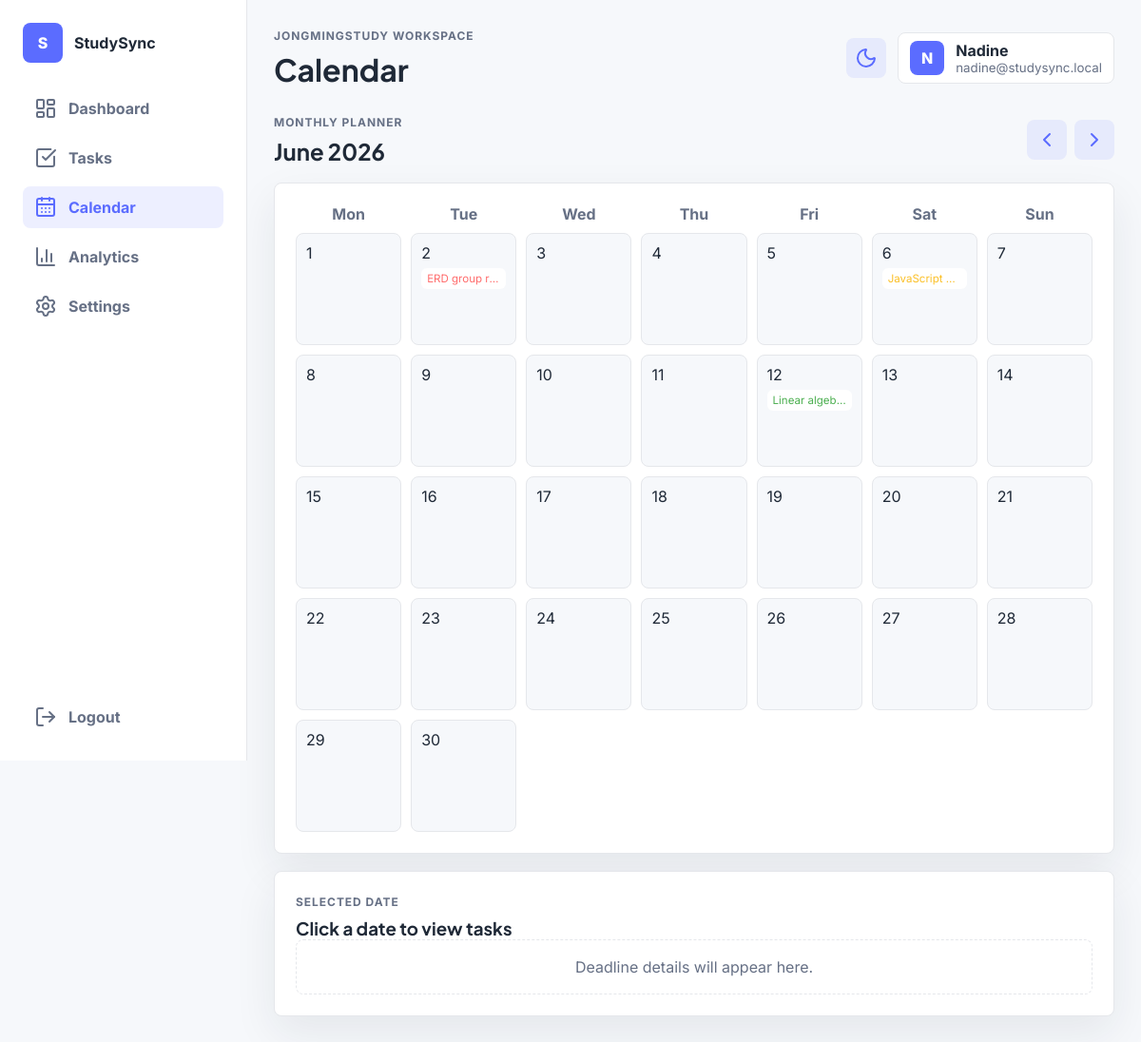
/calendar.php?month=6&year=2026 (signed in), run on the app's committed database.
### tables this page shows
CREATE TABLE users (
    id INT AUTO_INCREMENT PRIMARY KEY,
    name VARCHAR(50) NOT NULL UNIQUE,
    email VARCHAR(100) NOT NULL UNIQUE,
    password VARCHAR(100) NOT NULL,
    avatar_color VARCHAR(20) NOT NULL,
    created_at TIMESTAMP DEFAULT CURRENT_TIMESTAMP
);

CREATE TABLE tasks (
    id INT AUTO_INCREMENT PRIMARY KEY,
    user_id INT NOT NULL,
    category_id INT NOT NULL,
    title VARCHAR(150) NOT NULL,
    description TEXT,
    priority ENUM('Low', 'Medium', 'High') NOT NULL DEFAULT 'Medium',
    deadline DATE NOT NULL,
    progress INT NOT NULL DEFAULT 0,
    status ENUM('Not Started', 'In Progress', 'Completed', 'Overdue') NOT NULL DEFAULT 'Not Started',
    created_at TIMESTAMP DEFAULT CURRENT_TIMESTAMP,
    updated_at TIMESTAMP DEFAULT CURRENT_TIMESTAMP ON UPDATE CURRENT_TIMESTAMP,
    FOREIGN KEY (user_id) REFERENCES users(id) ON DELETE CASCADE,
    FOREIGN KEY (category_id) REFERENCES categories(id) ON DELETE CASCADE
);

### includes/helpers.php (called while the page is built, shortened)
<?php
function e(string $value): string
{
    return htmlspecialchars($value, ENT_QUOTES, 'UTF-8');
}
function priority_class(string $priority): string
{
    return strtolower($priority);
}
function get_user_tasks(PDO $pdo, int $userId): array
{
    $stmt = $pdo->prepare(
        'SELECT tasks.*, categories.name AS category_name, categories.icon, categories.color
         FROM tasks
         JOIN categories ON tasks.category_id = categories.id
         WHERE tasks.user_id = ?
         ORDER BY tasks.deadline ASC'
    );
    $stmt->execute([$userId]);
    return $stmt->fetchAll();
}

### includes/auth.php (called while the page is built, shortened)
<?php
require_once __DIR__ . '/db.php';
function is_logged_in(): bool
{
    return isset($_SESSION['user_id']);
}
function current_user(): ?array
{
    global $pdo;
    $stmt = $pdo->prepare('SELECT id, name, email, avatar_color FROM users WHERE id = ?');
    $stmt->execute([$_SESSION['user_id']]);
    return $stmt->fetch() ?: null;
}

### calendar.php (the view, shortened to what this page needs)
<?php
$pageTitle = 'Calendar';
require_once __DIR__ . '/includes/header.php';
$tasks = get_user_tasks($pdo, (int) $user['id']);
$month = isset($_GET['month']) ? (int) $_GET['month'] : (int) date('m');
$year = isset($_GET['year']) ? (int) $_GET['year'] : (int) date('Y');
$firstDay = strtotime("$year-$month-01");
$daysInMonth = (int) date('t', $firstDay);
$prevMonth = $month === 1 ? 12 : $month - 1;
$prevYear = $month === 1 ? $year - 1 : $year;
$nextMonth = $month === 12 ? 1 : $month + 1;
$nextYear = $month === 12 ? $year + 1 : $year;
$tasksByDate = [];
foreach ($tasks as $task) {
    $tasksByDate[$task['deadline']][] = $task;
}
?>
<section class="page-actions">
    <div>
        <p class="eyebrow">Monthly planner</p>
        <h2><?php echo date('F Y', $firstDay); ?></h2>
    </div>
    <div class="month-nav">
        <a class="icon-btn" href="calendar.php?month=<?php echo $prevMonth; ?>&year=<?php echo $prevYear; ?>" aria-label="Previous month"><i data-lucide="chevron-left"></i></a>
        <a class="icon-btn" href="calendar.php?month=<?php echo $nextMonth; ?>&year=<?php echo $nextYear; ?>" aria-label="Next month"><i data-lucide="chevron-right"></i></a>
    </div>
</section>
<section class="card calendar-card">
    <div class="calendar-grid calendar-weekdays">
        <?php foreach (['Mon', 'Tue', 'Wed', 'Thu', 'Fri', 'Sat', 'Sun'] as $day): ?>
            <strong><?php echo $day; ?></strong>
        <?php endforeach; ?>
    </div>
    <div class="calendar-grid">
        <?php for ($day = 1; $day <= $daysInMonth; $day++): ?>
            <?php
            $date = sprintf('%04d-%02d-%02d', $year, $month, $day);
            $dayTasks = $tasksByDate[$date] ?? [];
            $isToday = $date === date('Y-m-d');
            ?>
            <button class="calendar-day <?php echo $isToday ? 'today' : ''; ?>" type="button" data-date="<?php echo $date; ?>">
                <span><?php echo $day; ?></span>
                <?php foreach (array_slice($dayTasks, 0, 3) as $task): ?>
                    <small class="<?php echo priority_class($task['priority']); ?>"><?php echo e($task['title']); ?></small>
                <?php endforeach; ?>
            </button>
        <?php endfor; ?>
    </div>
</section>
<section class="card" id="selectedDatePanel">
    <div class="section-heading">
        <div>
            <p class="eyebrow">Selected date</p>
            <h3 id="selectedDateTitle">Click a date to view tasks</h3>
        </div>
    </div>
    <div class="task-list compact" id="selectedDateTasks">
        <div class="empty-state">Deadline details will appear here.</div>
    </div>
</section>
<?php include __DIR__ . '/includes/footer.php'; ?>

### includes/header.php (shortened to what this page needs)
<?php
require_once __DIR__ . '/auth.php';
require_once __DIR__ . '/helpers.php';
$user = current_user();
$pageTitle = $pageTitle ?? 'JONGMINGStudy';
?>
<!DOCTYPE html>
<html lang="en">
<head>
    <link rel="stylesheet" href="css/style.css">
</head>
<body>
    <div class="app-shell">
        <?php include __DIR__ . '/sidebar.php'; ?>
        <main class="main-content">
            <header class="topbar">
                <div>
                    <p class="eyebrow">JONGMINGStudy workspace</p>
                    <h1><?php echo e($pageTitle); ?></h1>
                </div>
                <div class="topbar-actions">
                    <button class="icon-btn" id="themeToggle" type="button" aria-label="Toggle dark mode">
                        <i data-lucide="moon"></i>
                    </button>
                    <div class="profile-chip">
                        <span style="background: <?php echo e($user['avatar_color']); ?>"><?php echo e(substr($user['name'], 0, 1)); ?></span>
                        <div>
                            <strong><?php echo e($user['name']); ?></strong>
                            <small><?php echo e($user['email']); ?></small>
                        </div>
                    </div>
                </div>
            </header>

### css/style.css (style rules this page uses)
:root { --bg: #F6F8FB; --card: #FFFFFF; --primary: #5B6CFF; --accent: #7C4DFF; --text: #1F2937; --muted: #667085; --border: #E5E7EB; --red: #FF6B6B; --green: #4CAF50; --yellow: #FBBF24; --shadow: 0 18px 45px rgba(31, 41, 55, 0.08); }
* { box-sizing: border-box; }
body { margin: 0; min-height: 100vh; background: var(--bg); color: var(--text); font-family: "Inter", sans-serif; }
h1, h2, h3 { margin: 0; font-family: "Plus Jakarta Sans", sans-serif; letter-spacing: 0; }
p { color: var(--muted); line-height: 1.6; }
a { color: inherit; text-decoration: none; }
button, input, select, textarea { font: inherit; }
.login-preview span, .demo-users p, .eyebrow { display: block; margin: 0 0 6px; color: var(--muted); font-size: 0.75rem; font-weight: 700; letter-spacing: 0.08em; text-transform: uppercase; }
.login-card-header, .section-heading, .page-actions, .topbar, .task-card-top, .task-meta, .task-actions, .setting-row { display: flex; align-items: center; justify-content: space-between; gap: 16px; }
.btn, .icon-btn { display: inline-flex; align-items: center; justify-content: center; gap: 8px; border: 0; border-radius: 8px; cursor: pointer; transition: transform 0.18s ease, box-shadow 0.18s ease, background 0.18s ease; }
.icon-btn { width: 42px; height: 42px; background: rgba(91, 108, 255, 0.1); color: var(--primary); }
.app-shell { display: grid; grid-template-columns: 260px 1fr; min-height: 100vh; }
.main-content { padding: 28px; }
.topbar { margin-bottom: 26px; }
.topbar h1 { font-size: 2rem; }
.topbar-actions { display: flex; align-items: center; gap: 12px; }
.profile-chip { display: flex; align-items: center; gap: 12px; padding: 8px 12px; border: 1px solid var(--border); border-radius: 8px; background: var(--card); }
.profile-chip span, .profile-avatar { display: grid; place-items: center; color: white; font-weight: 800; }
.profile-chip span { width: 36px; height: 36px; border-radius: 8px; }
.profile-chip small { display: block; color: var(--muted); }
.card, .welcome-card, .metric-card, .task-card { border: 1px solid var(--border); border-radius: 8px; background: var(--card); box-shadow: var(--shadow); }
.card { padding: 22px; }
.task-list, .timeline-list { display: grid; gap: 12px; }
.priority-dot.low, .priority-label.low, .calendar-day small.low { color: var(--green); }
.priority-dot.medium, .priority-label.medium, .calendar-day small.medium { color: var(--yellow); }
.priority-dot.high, .priority-label.high, .calendar-day small.high { color: var(--red); }
.page-actions { margin-bottom: 18px; }
.calendar-card { margin-bottom: 18px; }
.calendar-grid { display: grid; grid-template-columns: repeat(7, minmax(0, 1fr)); gap: 10px; }
.calendar-weekdays { margin-bottom: 10px; color: var(--muted); text-align: center; }
.calendar-day { min-height: 118px; display: flex; flex-direction: column; align-items: stretch; gap: 6px; border: 1px solid var(--border); border-radius: 8px; padding: 10px; background: var(--bg); color: var(--text); text-align: left; }
.calendar-day small { overflow: hidden; padding: 4px 6px; border-radius: 6px; background: var(--card); font-size: 0.72rem; text-overflow: ellipsis; white-space: nowrap; }
.month-nav { display: flex; gap: 8px; }
.empty-state { padding: 18px; border: 1px dashed var(--border); border-radius: 8px; color: var(--muted); text-align: center; }

### data on the page
users: name "N", name "Nadine", email "nadine@studysync.local"
tasks: title "ERD group r…"
tasks: title "JavaScript…"
tasks: title "Linear alge…"

### other printed values
$item['label'] "Dashboard"
$item['label'] "Tasks"
$item['label'] "Calendar"
$item['label'] "Analytics"
$item['label'] "Settings"
$pageTitle "Calendar"
date('F Y', $firstDay) "June 2026"
$day "Mon"
$day "Tue"
$day "Wed"
$day "Thu"
$day "Fri"
$day "Sat"
$day "Sun"
